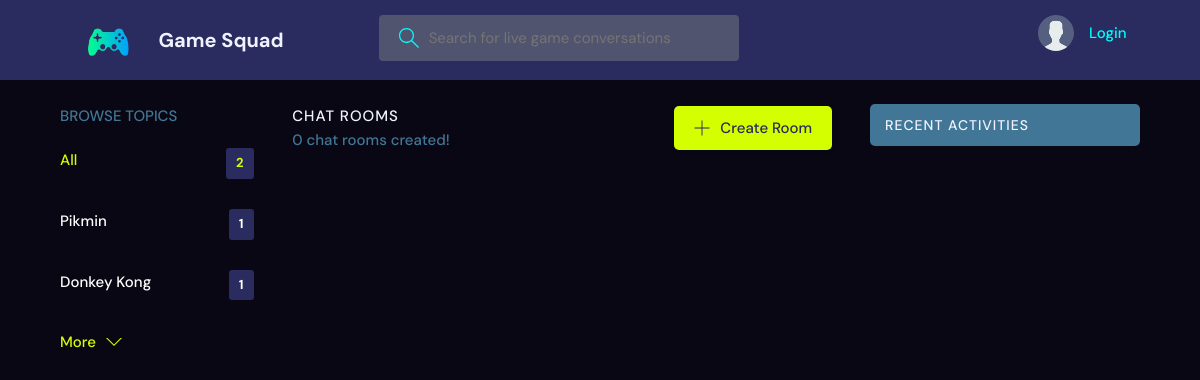
The app's page /gamesquad/?q=Fortnite, older data.
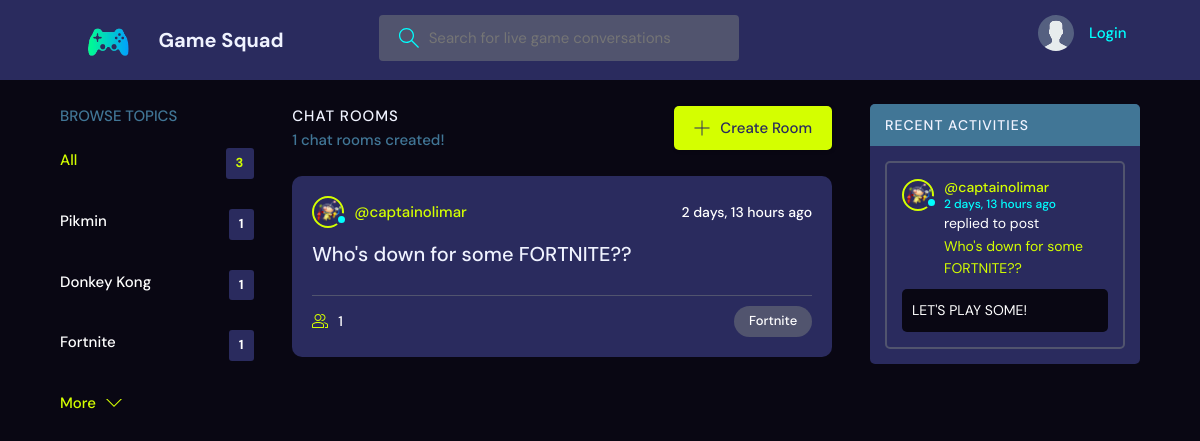
The same page, newer data.
### base/models.py (models this page shows, shortened)
class Game(models.Model):
    name = models.CharField(max_length=200)

class Room(models.Model):
    host = models.ForeignKey(User, on_delete=models.SET_NULL, null=True)
    game = models.ForeignKey(Game, on_delete=models.SET_NULL, null=True)
    name = models.CharField(max_length=200)
    description = models.TextField(null=True, blank=True)
    participants = models.ManyToManyField(User, related_name="participants", blank=True)
    updated = models.DateTimeField(auto_now=True)
    created = models.DateTimeField(auto_now_add=True)
    class Meta:
        ordering = ["-updated", "-created"]
    def __str__(self):
        return self.name

class Profile(models.Model):
    user = models.OneToOneField(User, null=True, on_delete=models.CASCADE)
    bio = models.TextField(blank=True)
    avatar = models.ImageField(
        null=True, default="../static/images/avatar.svg", upload_to=user_directory_path
    )

class Message(models.Model):
    user = models.ForeignKey(User, on_delete=models.CASCADE)
    room = models.ForeignKey(Room, on_delete=models.CASCADE)
    body = models.TextField()
    updated = models.DateTimeField(auto_now=True)
    created = models.DateTimeField(auto_now_add=True)
    class Meta:
        ordering = ["-updated", "-created"]

### accounts/models.py (models this page shows)
class User(AbstractUser):
    email = models.EmailField(unique=True)
    username = models.CharField(unique=True, max_length=30)
    USERNAME_FIELD = "email"
    REQUIRED_FIELDS = []

### base/views.py (the view)
# urls.py: path("", views.home, name="home"),
def home(request):
    q = request.GET.get("q") if request.GET.get("q") != None else ""
    rooms = Room.objects.filter(
        Q(game__name__contains=q) | Q(name__contains=q) | Q(description__contains=q)
    )
    games = Game.objects.all()[0:5]
    room_count = rooms.count()
    sent_messages = Message.objects.filter(Q(room__game__name__icontains=q))
    context = {
        "rooms": rooms,
        "games": games,
        "room_count": room_count,
        "sent_messages": sent_messages,
    }
    return render(request, "base/home.html", context)

### base/templates/base/home.html (shortened to what this page needs)
{% extends 'main.html' %}
{% block content %}
<main class="layout layout--3">
  <div class="container">
    {% include 'base/game_component.html' %}
    <div class="roomList">
      <div class="roomList__header">
        <div>
          <h2>Chat Rooms</h2>
          <p>{{room_count}} chat rooms created!</p>
        </div>
        <a class="btn btn--main" href="{% url 'create-room' %}">
          <svg version="1.1" xmlns="http://www.w3.org/2000/svg" width="32" height="32" viewBox="0 0 32 32">
            <title>add</title>
            <path
              d="M16.943 0.943h-1.885v14.115h-14.115v1.885h14.115v14.115h1.885v-14.115h14.115v-1.885h-14.115v-14.115z"
            ></path>
          </svg>
          Create Room
        </a>
      </div>
      {% include 'base/feed_component.html' %}
    </div>
    {% include 'base/activity_component.html' %}
  </div>
</main>
{% endblock %}

### templates/main.html (shortened to what this page needs)
<!DOCTYPE html>
{% load static %}
<html lang="en">
  <head>
    <link rel="stylesheet" href="{% static 'styles/style.css' %}" />
  </head>
  <body>
    {% include 'navbar.html' %}
    {% block content %}
    {% endblock %}
  </body>
</html>

### templates/navbar.html (shortened to what this page needs)
{% load static %}
<header class="header header--loggedIn">
  <div class="container">
    <a href="{% url 'home' %}" class="header__logo">
      <img src="{% static 'images/logo.png' %}" />
      <h1>Game Squad</h1>
    </a>
    <form class="header__search" method="GET" action="{% url 'home' %}">
      <label>
        <input name="q" placeholder="Search for live game conversations" />
      </label>
    </form>
    <nav class="header__menu">
      {% if request.user.is_authenticated %}
      <div class="header__user">
        <a href="{% url 'user-profile' request.user.id %}">
          <div class="avatar avatar--medium active">
            <img src="{{request.user.profile.avatar.url}}" />
          </div>
          <p>{{request.user.username}}<span>@{{request.user.username}}</span></p>
        </a>
        <button class="dropdown-button">
          <svg version="1.1" xmlns="http://www.w3.org/2000/svg" width="32" height="32" viewBox="0 0 32 32">
            <title>chevron-down</title>
            <path d="M16 21l-13-13h-3l16 16 16-16h-3l-13 13z"></path>
          </svg>
        </button>
      </div>
      {% else %}
      <a href="{% url 'login' %}">
        <img src="{% static 'images/avatar.svg' %}" />
        <p>Login</p>
      </a>
      {% endif %}
    </nav>
  </div>
</header>

### base/templates/base/game_component.html
<div class="topics">
    <div class="topics__header">
      <h2>Browse Topics</h2>
    </div>
    <ul class="topics__list">
      <li>
        <a href="{% url 'home' %}" class="active">All <span>{{games.count}}</span></a>
      </li>
      {% for game in games %}
      <li>
        <a href="{% url 'home' %}?q={{game.name}}">{{game.name}}<span>{{game.room_set.all.count}}</span></a>
      </li>
      {% endfor %}
    </ul>
    <a class="btn btn--link" href="{% url 'games' %}">
      More
      <svg version="1.1" xmlns="http://www.w3.org/2000/svg" width="32" height="32" viewBox="0 0 32 32">
        <title>chevron-down</title>
        <path d="M16 21l-13-13h-3l16 16 16-16h-3l-13 13z"></path>
      </svg>
    </a>
  </div>

### base/templates/base/feed_component.html (shortened to what this page needs)
{% for room in rooms %}
<div class="roomListRoom">
    <div class="roomListRoom__header">
      <a href="{% url 'user-profile' room.host.id %}" class="roomListRoom__author">
        <div class="avatar avatar--small">
          <img src="{{room.host.profile.avatar.url}}" />
        </div>
        <span>@{{room.host.username}}</span>
      </a>
      <div class="roomListRoom__actions">
        <span>{{room.created|timesince}} ago</span>
      </div>
    </div>
    <div class="roomListRoom__content">
      <a href="{% url 'room' room.id %}">{{room.name}}</a>
    </div>
    <div class="roomListRoom__meta">
      <a href="{% url 'room' room.id %}" class="roomListRoom__joined">
        {{room.participants.count}}
      </a>
      <p class="roomListRoom__topic">{{room.game.name}}</p>
    </div>
  </div>
{% endfor %}

### base/templates/base/activity_component.html (shortened to what this page needs)
<div class="activities">
    <div class="activities__header">
      <h2>Recent Activities</h2>
    </div>
    {% for message in sent_messages %}
    <div class="activities__box">
      <div class="activities__boxHeader roomListRoom__header">
        <a href="{% url 'user-profile' message.user.id %}" class="roomListRoom__author">
          <div class="avatar avatar--small">
            <img src="{{message.user.profile.avatar.url}}" />
          </div>
          <p>
            @{{message.user.username}}
            <span>{{message.created|timesince}} ago</span>
          </p>
        </a>
      </div>
      <div class="activities__boxContent">
        <p>replied to post <a href="{% url 'room' message.room.id %}">{{message.room}}</a></p>
        <div class="activities__boxRoomContent">
          {{message.body}}
        </div>
      </div>
    </div>
    {% endfor %}
</div>

Row changes from the older to the newer data that the page shows:
added Game: name "Fortnite", room_set.all.count "1"
added Room: host.profile.avatar (picture), host.username "captainolimar", created "2 days, 13 hours", name "Who's down for some FORTNITE??", participants.count "1", game.name "Fortnite"
added Message: user.profile.avatar (picture), user.username "captainolimar", created "2 days, 13 hours", room "Who's down for some FORTNITE??", body "LET'S PLAY SOME!"
Text that changed along with them:
{{ games.count }}: "2" → "3"
{{ room_count }}: "0" → "1"
